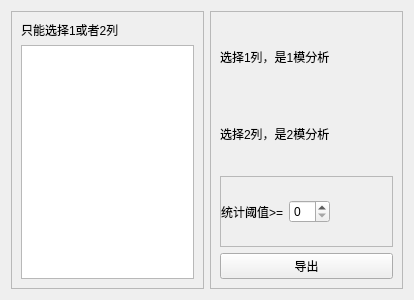
<?xml version="1.0" encoding="UTF-8"?>
<ui version="4.0">
 <class>Form</class>
 <widget class="QWidget" name="Form">
  <property name="geometry">
   <rect>
    <x>0</x>
    <y>0</y>
    <width>414</width>
    <height>300</height>
   </rect>
  </property>
  <property name="windowTitle">
   <string>共现分析</string>
  </property>
  <layout class="QHBoxLayout" name="horizontalLayout">
   <item>
    <widget class="QFrame" name="frame">
     <property name="sizePolicy">
      <sizepolicy hsizetype="Preferred" vsizetype="Preferred">
       <horstretch>1</horstretch>
       <verstretch>0</verstretch>
      </sizepolicy>
     </property>
     <property name="frameShape">
      <enum>QFrame::StyledPanel</enum>
     </property>
     <property name="frameShadow">
      <enum>QFrame::Raised</enum>
     </property>
     <layout class="QVBoxLayout" name="verticalLayout_2">
      <item>
       <widget class="QLabel" name="label">
        <property name="text">
         <string>只能选择1或者2列</string>
        </property>
       </widget>
      </item>
      <item>
       <widget class="QListWidget" name="listWidget">
        <property name="selectionMode">
         <enum>QAbstractItemView::ExtendedSelection</enum>
        </property>
       </widget>
      </item>
     </layout>
    </widget>
   </item>
   <item>
    <widget class="QFrame" name="frame_2">
     <property name="sizePolicy">
      <sizepolicy hsizetype="Preferred" vsizetype="Preferred">
       <horstretch>1</horstretch>
       <verstretch>0</verstretch>
      </sizepolicy>
     </property>
     <property name="frameShape">
      <enum>QFrame::StyledPanel</enum>
     </property>
     <property name="frameShadow">
      <enum>QFrame::Raised</enum>
     </property>
     <layout class="QVBoxLayout" name="verticalLayout">
      <item>
       <widget class="QLabel" name="label_3">
        <property name="text">
         <string>选择1列，是1模分析</string>
        </property>
       </widget>
      </item>
      <item>
       <widget class="QLabel" name="label_4">
        <property name="text">
         <string>选择2列，是2模分析</string>
        </property>
       </widget>
      </item>
      <item>
       <widget class="QFrame" name="frame_3">
        <property name="frameShape">
         <enum>QFrame::StyledPanel</enum>
        </property>
        <property name="frameShadow">
         <enum>QFrame::Raised</enum>
        </property>
        <layout class="QHBoxLayout" name="horizontalLayout_2">
         <property name="leftMargin">
          <number>0</number>
         </property>
         <property name="topMargin">
          <number>0</number>
         </property>
         <property name="rightMargin">
          <number>0</number>
         </property>
         <property name="bottomMargin">
          <number>0</number>
         </property>
         <item>
          <widget class="QLabel" name="label_2">
           <property name="text">
            <string>统计阈值&gt;=</string>
           </property>
          </widget>
         </item>
         <item>
          <widget class="QSpinBox" name="threshold_spinBox"/>
         </item>
         <item>
          <spacer name="horizontalSpacer">
           <property name="orientation">
            <enum>Qt::Horizontal</enum>
           </property>
           <property name="sizeHint" stdset="0">
            <size>
             <width>56</width>
             <height>20</height>
            </size>
           </property>
          </spacer>
         </item>
        </layout>
       </widget>
      </item>
      <item>
       <widget class="QPushButton" name="btn_export">
        <property name="text">
         <string>导出</string>
        </property>
       </widget>
      </item>
     </layout>
    </widget>
   </item>
  </layout>
 </widget>
 <resources/>
 <connections/>
</ui>
